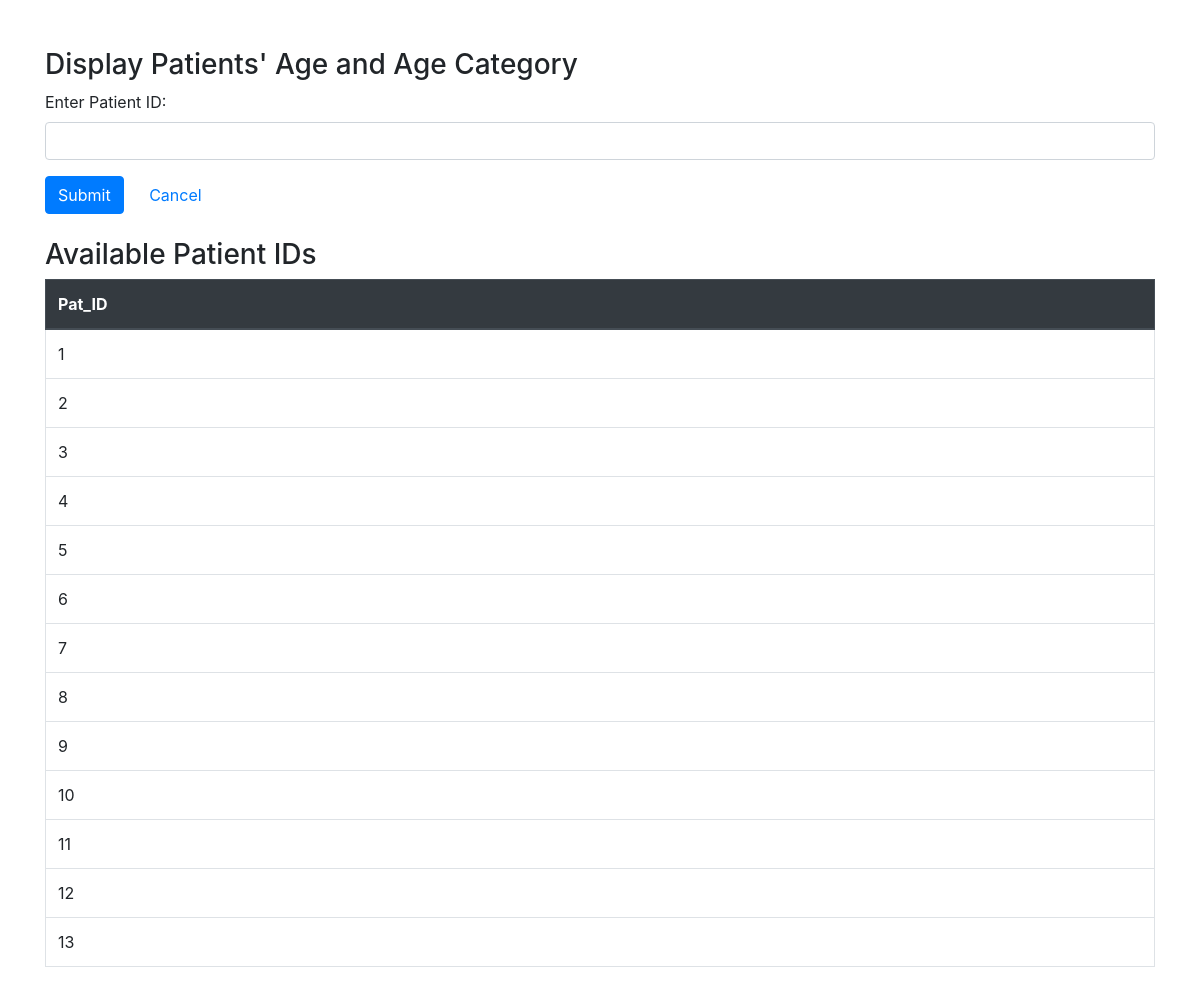
The app's page /age_category.php with its own data.
### tables this page shows
CREATE TABLE `patient_personal_info` (
  `Pat_ID` int(11) NOT NULL,
  `Pat_fname` varchar(20) NOT NULL,
  `Pat_mname` varchar(20) DEFAULT NULL,
  `Pat_lname` varchar(20) NOT NULL,
  `Pat_gender` varchar(1) NOT NULL,
  `Pat_DOB` date NOT NULL,
  `Pat_contactno` bigint(20) NOT NULL,
  `Pat_emailID` varchar(50) DEFAULT NULL CHECK (`Pat_emailID` = lcase(`Pat_emailID`)),
  `Pat_Address` varchar(250) DEFAULT NULL,
  `Pat_MedHistory` varchar(500) DEFAULT NULL,
  `Pat_BloodGroup` varchar(10) NOT NULL
);

### age_category.php (the view, shortened to what this page needs)
<!DOCTYPE html>
<html>
<head>
    <link rel="stylesheet" href="https://stackpath.bootstrapcdn.com/bootstrap/4.5.2/css/bootstrap.min.css">
</head>
<body>
    <div class="container mt-5">
        <form method="post" action="age_category_proc.php">
            <h3>Display Patients' Age and Age Category</h3>
            <div class="form-group">
                <label for="patage">Enter Patient ID:</label>
                <input type="text" class="form-control" id="patage" name="patage" required>
            </div>
            <button type="submit" name="save" class="btn btn-primary">Submit</button>
            <a class="btn btn-link ml-2" href="index.php">Cancel</a>
        </form>
        <br>
        <h3>Available Patient IDs</h3>
        <div class="table-responsive">
            <?php
            include "config.php";
            $sql = "SELECT distinct(Pat_ID) FROM Patient_personal_info ORDER BY Pat_ID ASC;";
            if ($result = mysqli_query($link, $sql)) {
                if ($result->num_rows > 0) {
                    echo "<table class='table table-bordered table-hover'>";
                    echo "<thead class='thead-dark'>";
                    echo "<tr>";
                    echo "<th>Pat_ID</th>";
                    echo "</tr>";
                    echo "</thead>";
                    echo "<tbody>";
                    while ($row = $result->fetch_array()) {
                        echo "<tr>";
                        echo "<td>" . $row['Pat_ID'] . "</td>";
                        echo "</tr>";
                    }
                    echo "</tbody>";
                    echo "</table>";
                } else {
                    echo "<p class='text-muted'>No patients were found.</p>";
                }
            } else {
                echo "<p class='text-danger'>ERROR: Could not execute $sql. " . $mysqli->error . "</p>";
            }
            ?>
        </div>
    </div>
</body>
</html>

### records on screen
patient_personal_info: Pat_ID "1"
patient_personal_info: Pat_ID "2"
patient_personal_info: Pat_ID "3"
patient_personal_info: Pat_ID "4"
patient_personal_info: Pat_ID "5"
patient_personal_info: Pat_ID "6"
patient_personal_info: Pat_ID "7"
patient_personal_info: Pat_ID "8"
patient_personal_info: Pat_ID "9"
patient_personal_info: Pat_ID "10"
patient_personal_info: Pat_ID "11"
patient_personal_info: Pat_ID "12"
patient_personal_info: Pat_ID "13"
